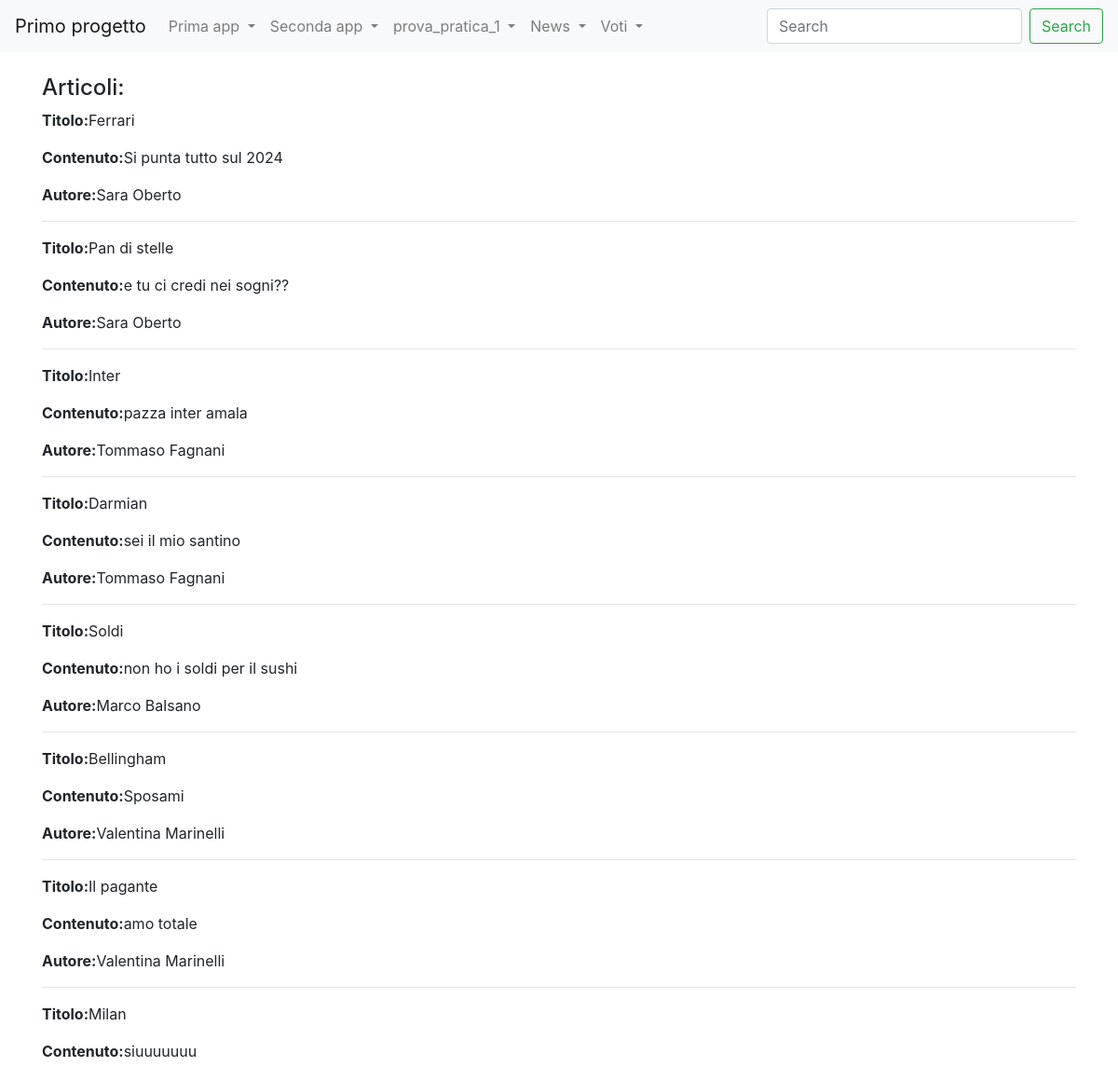
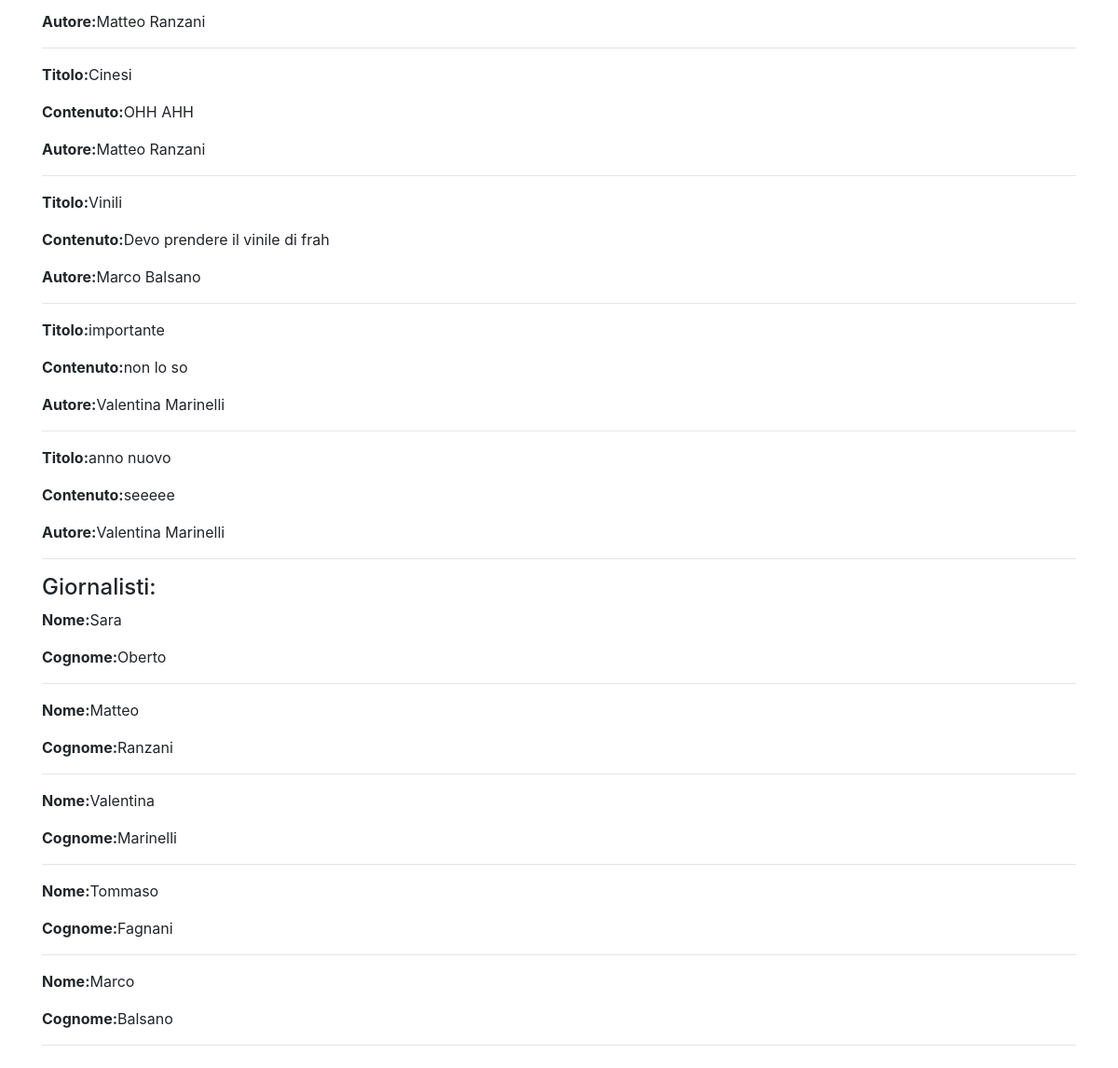
The app's page /news/homepage_news/ with its own data (2 pictures, top to bottom).
### news/models.py (models this page shows)
class Articolo(models.Model):
    titolo = models.CharField(max_length=100)
    contenuto = models.TextField()
    giornalista = models.ForeignKey(Giornalista, on_delete=models.CASCADE, related_name="articoli")
    data=models.DateField(blank=True)
    visualizzazioni=models.IntegerField(default=0,blank=True)
    def __str__(self):
        return self.titolo
    class Meta:
       verbose_name="Articolo"
       verbose_name_plural="Articoli"

class Giornalista(models.Model):
    nome = models.CharField(max_length=20)
    cognome = models.CharField(max_length=20)
    anno_di_nascita = models.DateField(blank=True)
    class Meta:
        verbose_name="Giornalista"
        verbose_name_plural="Giornalisti"
    def __str__(self):
        return self.nome + " " + self.cognome

### news/views.py (the view)
# urls.py: path('homepage_news/', homepage_news, name="homepage_news"),
def homepage_news(request):
    a = ""
    g = ""
    articoli = Articolo.objects.all()
    giornalisti = Giornalista.objects.all()
    context = {"articoli": articoli, "giornalisti": giornalisti}
    print(context)
    return render(request, "homepage_news.html", context)

### news/templates/homepage_news.html (shortened to what this page needs)
{% extends 'base.html' %}
{%block content%}
    <h4>Articoli:</h4>
        {% for articolo in articoli %}
            <p><strong>Titolo:</strong>{{ articolo.titolo }}</p>
            <p><strong>Contenuto:</strong>{{ articolo.contenuto }}</p>
            <p><strong>Autore:</strong>{{ articolo.giornalista }}</p>
            <hr>
        {% endfor %}
    <h4>Giornalisti:</h4>
        {% for giornalista in giornalisti %}
            <p><strong>Nome:</strong>{{ giornalista.nome }}</p>
            <p><strong>Cognome:</strong>{{ giornalista.cognome }}</p>
            <hr>
        {% endfor %}
{%endblock content%}

### records on screen
Articolo: titolo "Ferrari", contenuto "Si punta tutto sul 2024", giornalista "Sara Oberto"
Articolo: titolo "Pan di stelle", contenuto "e tu ci credi nei sogni??", giornalista "Sara Oberto"
Articolo: titolo "Inter", contenuto "pazza inter amala", giornalista "Tommaso Fagnani"
Articolo: titolo "Darmian", contenuto "sei il mio santino", giornalista "Tommaso Fagnani"
Articolo: titolo "Soldi", contenuto "non ho i soldi per il sushi", giornalista "Marco Balsano"
Articolo: titolo "Bellingham", contenuto "Sposami", giornalista "Valentina Marinelli"
Articolo: titolo "Il pagante", contenuto "amo totale", giornalista "Valentina Marinelli"
Articolo: titolo "Milan", contenuto "siuuuuuuu", giornalista "Matteo Ranzani"
Articolo: titolo "Cinesi", contenuto "OHH AHH", giornalista "Matteo Ranzani"
Articolo: titolo "Vinili", contenuto "Devo prendere il vinile di frah", giornalista "Marco Balsano"
Articolo: titolo "importante", contenuto "non lo so", giornalista "Valentina Marinelli"
Articolo: titolo "anno nuovo", contenuto "seeeee", giornalista "Valentina Marinelli"
Giornalista: nome "Sara", cognome "Oberto"
Giornalista: nome "Matteo", cognome "Ranzani"
Giornalista: nome "Valentina", cognome "Marinelli"
Giornalista: nome "Tommaso", cognome "Fagnani"
Giornalista: nome "Marco", cognome "Balsano"
